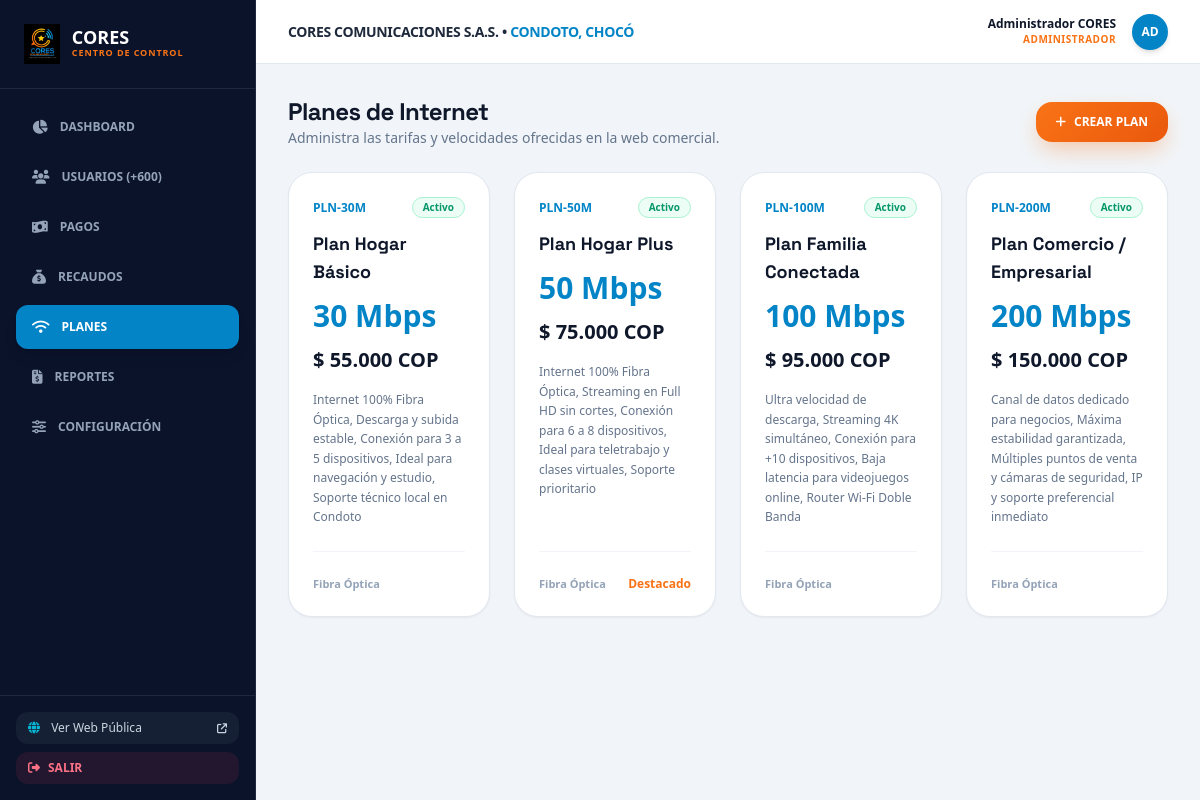
/index.php?view=admin_plans (signed in), run on the app's committed database.
### tables this page shows
CREATE TABLE IF NOT EXISTS `plans` (
    `id` INT AUTO_INCREMENT PRIMARY KEY,
    `name` VARCHAR(100) NOT NULL,
    `code` VARCHAR(50) NOT NULL UNIQUE,
    `speed` VARCHAR(50) NOT NULL,
    `price` DECIMAL(12, 2) NOT NULL,
    `technology` VARCHAR(50) DEFAULT 'Fibra Óptica',
    `features` TEXT NOT NULL,
    `is_featured` TINYINT(1) DEFAULT 0,
    `status` ENUM('active', 'inactive') DEFAULT 'active',
    `created_at` TIMESTAMP DEFAULT CURRENT_TIMESTAMP
);

### config/config.php (called while the page is built, shortened)
<?php
function formatCOP($amount) {
    return '$ ' . number_format((float)$amount, 0, ',', '.') . ' COP';
}

### views/admin/plans.php (the view, shortened to what this page needs)
<?php
require_once __DIR__ . '/../../config/config.php';
$db = getDBConnection();
$plans = $db->query("SELECT * FROM plans ORDER BY price ASC")->fetchAll();
?>
<div class="space-y-6">
    <div class="flex flex-wrap items-center justify-between gap-4">
        <div>
            <h1 class="text-2xl font-black text-slate-900 tracking-tight">Planes de Internet</h1>
            <p class="text-xs sm:text-sm text-slate-500 font-medium">Administra las tarifas y velocidades ofrecidas en la web comercial.</p>
        </div>
        <button onclick="openModal('modalNewPlan')" class="btn-cores-primary px-5 py-3 text-xs font-bold flex items-center gap-2">
            <i class="fa-solid fa-plus"></i> CREAR PLAN
        </button>
    </div>
    <div class="grid md:grid-cols-2 lg:grid-cols-4 gap-6">
        <?php foreach ($plans as $p): ?>
            <div class="bg-white rounded-3xl p-6 border border-slate-200 shadow-sm flex flex-col justify-between">
                <div>
                    <div class="flex items-center justify-between mb-3">
                        <span class="text-xs font-bold text-cores-blue uppercase"><?= htmlspecialchars($p['code']) ?></span>
                        <span class="badge-active px-2.5 py-0.5 rounded-full text-[10px] font-bold">Activo</span>
                    </div>
                    <h3 class="text-lg font-bold text-slate-900 mb-1"><?= htmlspecialchars($p['name']) ?></h3>
                    <div class="text-3xl font-black text-cores-blue my-3"><?= htmlspecialchars($p['speed']) ?></div>
                    <div class="text-xl font-black text-slate-900 mb-4"><?= formatCOP($p['price']) ?></div>
                    <p class="text-xs text-slate-500 leading-relaxed"><?= htmlspecialchars($p['features']) ?></p>
                </div>
                <div class="pt-6 mt-6 border-t border-slate-100 flex items-center justify-between">
                    <span class="text-[11px] text-slate-400 font-semibold"><?= htmlspecialchars($p['technology'] ?? 'Fibra Óptica') ?></span>
                    <span class="text-xs font-bold text-cores-orange"><?= $p['is_featured'] ? 'Destacado' : '' ?></span>
                </div>
            </div>
        <?php endforeach; ?>
    </div>
</div>

### assets/css/style.css (style rules this page uses)
:root { --color-blue-dark: #0B132B; --color-blue-navy: #0F172A; --color-blue-primary: #0284C7; --color-cyan-light: #06B6D4; --color-orange-primary: #F97316; --color-orange-dark: #EA580C; }
body { font-family: 'Plus Jakarta Sans', -apple-system, BlinkMacSystemFont, 'Segoe UI', Roboto, sans-serif; color: #1E293B; background-color: #F8FAFC; overflow-x: hidden; }
h1, h2, h3, .font-heading { font-family: 'Space Grotesk', 'Plus Jakarta Sans', sans-serif; }
.btn-cores-primary { background: linear-gradient(135deg, #F97316 0%, #EA580C 100%); color: #FFFFFF; font-weight: 700; border-radius: 1rem; box-shadow: 0 10px 25px -5px rgba(249, 115, 22, 0.4); transition: all 0.25s cubic-bezier(0.4, 0, 0.2, 1); }
.badge-active { background-color: #ECFDF5; color: #059669; border: 1px solid #A7F3D0; }

### data on the page
plans: code "PLN-30M", name "Plan Hogar Básico", speed "30 Mbps", price "$ 55.000 COP", features "Internet 100% Fibra Óptica, Descarga y subida estable, Conexión para 3 a 5 dispositivos, Ideal para navegación y estudio, Soporte técnico local en Condoto", technology "Fibra Óptica"
plans: code "PLN-50M", name "Plan Hogar Plus", speed "50 Mbps", price "$ 75.000 COP", features "Internet 100% Fibra Óptica, Streaming en Full HD sin cortes, Conexión para 6 a 8 dispositivos, Ideal para teletrabajo y clases virtuales, Soporte prioritario", technology "Fibra Óptica", is_featured "Destacado"
plans: code "PLN-100M", name "Plan Familia Conectada", speed "100 Mbps", price "$ 95.000 COP", features "Ultra velocidad de descarga, Streaming 4K simultáneo, Conexión para +10 dispositivos, Baja latencia para videojuegos online, Router Wi-Fi Doble Banda", technology "Fibra Óptica"
plans: code "PLN-200M", name "Plan Comercio / Empresarial", speed "200 Mbps", price "$ 150.000 COP", features "Canal de datos dedicado para negocios, Máxima estabilidad garantizada, Múltiples puntos de venta y cámaras de seguridad, IP y soporte preferencial inmediato", technology "Fibra Óptica"

### other printed values
COMPANY_NAME "CORES COMUNICACIONES S.A.S."
$user['name'] "Administrador CORES"
substr($user['name'], 0, 2) "AD"
